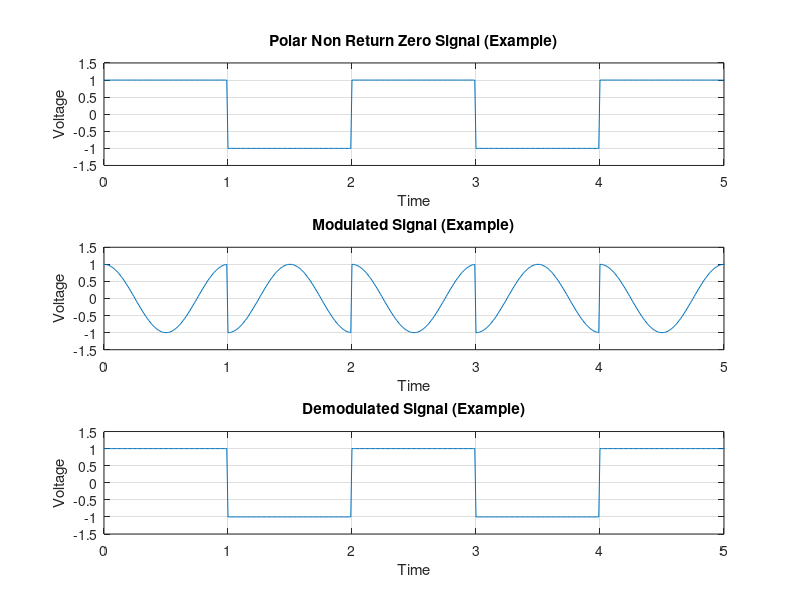
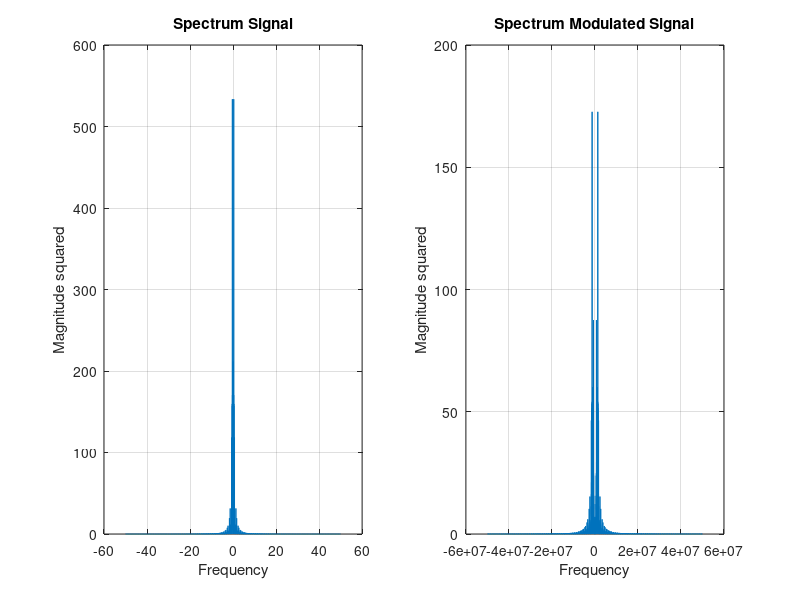

The MATLAB script that drew these images, in order:
clear; close all; clc;

%% Transmitter

% Define the number of bits and generate a random bit stream
no_bits = 100;
bit_stream = randi([0, 1], 1, no_bits); % 100 random bits

% Define voltage levels for line coding
V_levels = [-1 1];

% Assign voltage levels based on bit values
line_coded_stream = V_levels(bit_stream + 1);

% Initialize variables for the transmitter
Counter_1 = 1;
Counter_2 = 100;
tx_Polar_Non_Return_Zero_signal = zeros(1, 10000);

% Generate the polar non-return-to-zero (NRZ) signal
for Counter_3 = 1:no_bits
    for Counter_4 = Counter_1:Counter_2
        tx_Polar_Non_Return_Zero_signal(Counter_4) = line_coded_stream(Counter_3);
    end
    Counter_1 = Counter_1 + 100;
    Counter_2 = Counter_2 + 100;
end

% Set carrier frequency and sampling frequency
fc = 10^6;
Fs = 100 * fc;
Fs_2 = 100;
ts = 1 / Fs;

% Define the duration of each bit
Bits_duration = 0.01;

% Generate time vectors
t = 0:ts:(length(tx_Polar_Non_Return_Zero_signal) * ts) - ts; % time for the whole signal
t_2 = 0:Bits_duration:(length(tx_Polar_Non_Return_Zero_signal) * Bits_duration) - Bits_duration;

% Calculate other parameters
T = length(tx_Polar_Non_Return_Zero_signal) * ts;
T_2 = (length(tx_Polar_Non_Return_Zero_signal) * Bits_duration) ;
df = 1 / T;
df_2 = 1 /T_2;
N = ceil(T / ts);
N_2 =ceil(T_2 /Bits_duration);

% Generate the carrier signal
Carrier_Signal = cos(2 * pi * fc * t);

% Modulate the signal by multiplying with the carrier signal
modulated_signal = tx_Polar_Non_Return_Zero_signal .* Carrier_Signal;

% Check if the number of samples is even or odd for frequency calculation
if (rem(N, 2) == 0)
    freq = (-0.5 * Fs):df:(0.5 * Fs) - df; % even function
else
    freq = -(0.5 * Fs - 0.5 * df):df:(0.5 * Fs - 0.5 * df); % odd function
end

if (rem(N_2, 2) == 0)
    freq_2 = (-0.5 * Fs_2):df_2:(0.5 * Fs_2) - df_2; % even function
else
    freq_2 = -(0.5 * Fs_2 - 0.5 * df_2):df_2:(0.5 * Fs_2 - 0.5 * df_2); % odd function
end

% Plot the time domain of the polar non-return-to-zero (NRZ) signal
figure(1)
subplot(3, 1, 1)
plot(t_2, tx_Polar_Non_Return_Zero_signal);
xlabel('Time');
ylabel('Voltage');
title('Polar Non Return Zero Signal (Example)');
xlim([0 5]);
ylim([-1.5 1.5]);
grid on;

% Plot the modulated signal (BPSK)
figure(1)
subplot(3, 1, 2)
plot(t_2, modulated_signal);
xlabel('Time');
ylabel('Voltage');
title('Modulated Signal (Example)');
xlim([0 5]);
ylim([-1.5 1.5]);
grid on;

% Plot the frequency spectrum of the polar non-return-to-zero (NRZ) signal
freq_spectrum_signal = abs(fftshift(fft(tx_Polar_Non_Return_Zero_signal))).^2 / N;
figure(2)
subplot(1, 2, 1)
plot(freq_2, freq_spectrum_signal);
xlabel('Frequency');
ylabel('Magnitude squared');
title('Spectrum Signal');
grid on;

% Plot the frequency spectrum of the modulated signal
freq_spectrum_Modulated_Signal = abs(fftshift(fft(modulated_signal))).^2 / N;
figure(2)
subplot(1, 2, 2)
plot(freq, freq_spectrum_Modulated_Signal);
xlabel('Frequency');
ylabel('Magnitude squared');
title('Spectrum Modulated Signal');
grid on;


%% Receiver

% Initialize variables for the receiver
Integrated_sig =zeros(1, 100);
% Demodulate the received signal and integrate using the trapezoidal method
Recieved_sig = modulated_signal .* Carrier_Signal;

Counter_1 = 1;
Counter_2 = 100;
for Counter_3 = 1:no_bits
    for Counter_4 = Counter_1:Counter_2
        Integrated_sig(Counter_3) =Integrated_sig(Counter_3) + Recieved_sig(Counter_4) ;
    end
    Integrated_sig(Counter_3)= Integrated_sig(Counter_3) / (no_bits);
    Counter_1 = Counter_1 + 100;
    Counter_2 = Counter_2 + 100;
end

Recieved_code = Integrated_sig > 0;

% Calculate the number of errors after demodulation
Sum_errors = sum(Recieved_code ~= bit_stream);
disp('The number of errors after demodulation ='); disp(Sum_errors);

% Convert the received code back to line-coded stream
Recieved_line_coded = V_levels(Recieved_code + 1);

% Generate the received plot
Counter_1 = 1;
Counter_2 = 100;
Recieved_plot = zeros(1, 10000);

% Reconstruct the received signal
for Counter_3 = 1:no_bits
    for Counter_4 = Counter_1:Counter_2
        Recieved_plot(Counter_4) = Recieved_line_coded(Counter_3);
    end
    Counter_1 = Counter_1 + 100;
    Counter_2 = Counter_2 + 100;
end

% Plot the demodulated signal
figure(1)
subplot(3, 1, 3)
plot(t_2, Recieved_plot)
xlabel('Time');
ylabel('Voltage');
title('Demodulated Signal (Example)');
xlim([0 5]);
ylim([-1.5 1.5]);
grid on;
